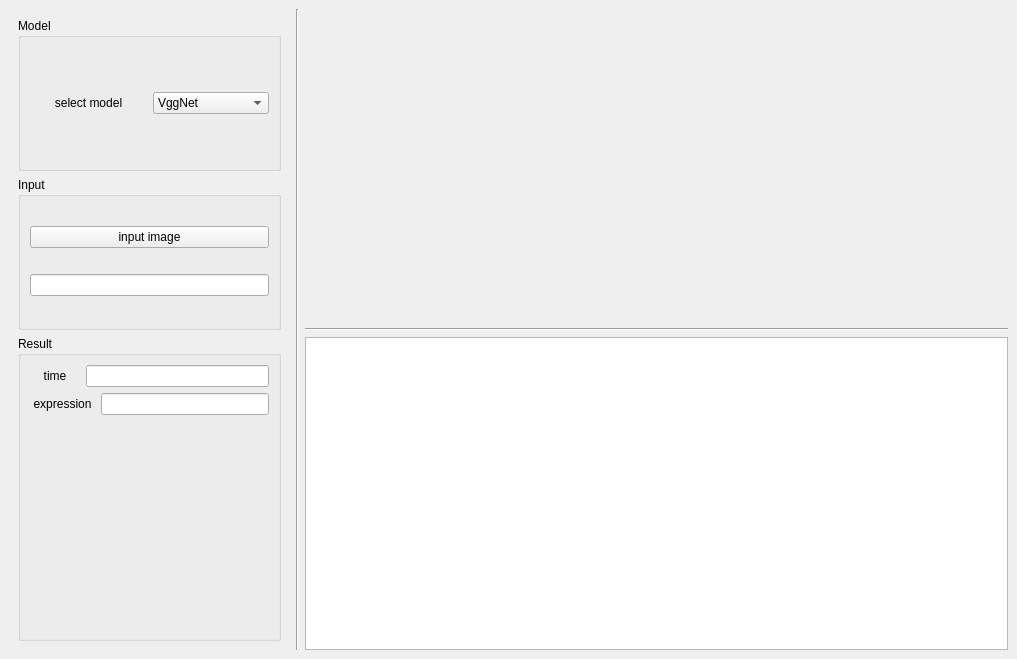
<?xml version="1.0" encoding="UTF-8"?>
<ui version="4.0">
 <class>MainWindow</class>
 <widget class="QMainWindow" name="MainWindow">
  <property name="geometry">
   <rect>
    <x>0</x>
    <y>0</y>
    <width>1017</width>
    <height>659</height>
   </rect>
  </property>
  <property name="windowTitle">
   <string>MainWindow</string>
  </property>
  <widget class="QWidget" name="centralwidget">
   <property name="layoutDirection">
    <enum>Qt::LeftToRight</enum>
   </property>
   <layout class="QHBoxLayout" name="horizontalLayout" stretch="2,0,5">
    <item>
     <widget class="QWidget" name="widget" native="true">
      <layout class="QVBoxLayout" name="verticalLayout_2" stretch="1,1,2">
       <item>
        <widget class="QGroupBox" name="groupBox">
         <property name="layoutDirection">
          <enum>Qt::LeftToRight</enum>
         </property>
         <property name="title">
          <string>Model</string>
         </property>
         <layout class="QHBoxLayout" name="horizontalLayout_4">
          <item>
           <widget class="QLabel" name="label_3">
            <property name="text">
             <string> select model </string>
            </property>
            <property name="alignment">
             <set>Qt::AlignCenter</set>
            </property>
           </widget>
          </item>
          <item>
           <widget class="QComboBox" name="model_cbox">
            <property name="contextMenuPolicy">
             <enum>Qt::DefaultContextMenu</enum>
            </property>
            <item>
             <property name="text">
              <string>VggNet</string>
             </property>
            </item>
           </widget>
          </item>
         </layout>
        </widget>
       </item>
       <item>
        <widget class="QGroupBox" name="groupBox_2">
         <property name="title">
          <string>Input</string>
         </property>
         <layout class="QVBoxLayout" name="verticalLayout_4">
          <item>
           <widget class="QPushButton" name="input_btn">
            <property name="layoutDirection">
             <enum>Qt::LeftToRight</enum>
            </property>
            <property name="text">
             <string>input image</string>
            </property>
           </widget>
          </item>
          <item>
           <widget class="QLineEdit" name="input_edit">
            <property name="alignment">
             <set>Qt::AlignCenter</set>
            </property>
            <property name="readOnly">
             <bool>true</bool>
            </property>
           </widget>
          </item>
         </layout>
        </widget>
       </item>
       <item>
        <widget class="QGroupBox" name="groupBox_3">
         <property name="title">
          <string>Result</string>
         </property>
         <layout class="QVBoxLayout" name="verticalLayout_5" stretch="1,1,3">
          <item>
           <layout class="QHBoxLayout" name="horizontalLayout_3" stretch="0,1">
            <item>
             <widget class="QLabel" name="label_2">
              <property name="text">
               <string>    time    </string>
              </property>
              <property name="alignment">
               <set>Qt::AlignCenter</set>
              </property>
             </widget>
            </item>
            <item>
             <widget class="QLineEdit" name="time_edit">
              <property name="alignment">
               <set>Qt::AlignCenter</set>
              </property>
              <property name="readOnly">
               <bool>true</bool>
              </property>
             </widget>
            </item>
           </layout>
          </item>
          <item>
           <layout class="QHBoxLayout" name="horizontalLayout_2" stretch="0,1">
            <item>
             <widget class="QLabel" name="label">
              <property name="text">
               <string> expression </string>
              </property>
              <property name="alignment">
               <set>Qt::AlignCenter</set>
              </property>
             </widget>
            </item>
            <item>
             <widget class="QLineEdit" name="expression_edit">
              <property name="enabled">
               <bool>true</bool>
              </property>
              <property name="alignment">
               <set>Qt::AlignCenter</set>
              </property>
              <property name="readOnly">
               <bool>true</bool>
              </property>
             </widget>
            </item>
           </layout>
          </item>
          <item>
           <widget class="QLabel" name="emoil_show">
            <property name="text">
             <string/>
            </property>
            <property name="alignment">
             <set>Qt::AlignCenter</set>
            </property>
           </widget>
          </item>
         </layout>
        </widget>
       </item>
      </layout>
     </widget>
    </item>
    <item>
     <widget class="Line" name="line_2">
      <property name="orientation">
       <enum>Qt::Vertical</enum>
      </property>
     </widget>
    </item>
    <item>
     <layout class="QVBoxLayout" name="verticalLayout" stretch="1,0,1">
      <item>
       <widget class="QLabel" name="img_show">
        <property name="text">
         <string/>
        </property>
        <property name="alignment">
         <set>Qt::AlignCenter</set>
        </property>
       </widget>
      </item>
      <item>
       <widget class="Line" name="line">
        <property name="orientation">
         <enum>Qt::Horizontal</enum>
        </property>
       </widget>
      </item>
      <item>
       <widget class="QGraphicsView" name="graphicsView"/>
      </item>
     </layout>
    </item>
   </layout>
  </widget>
 </widget>
 <resources/>
 <connections/>
</ui>
